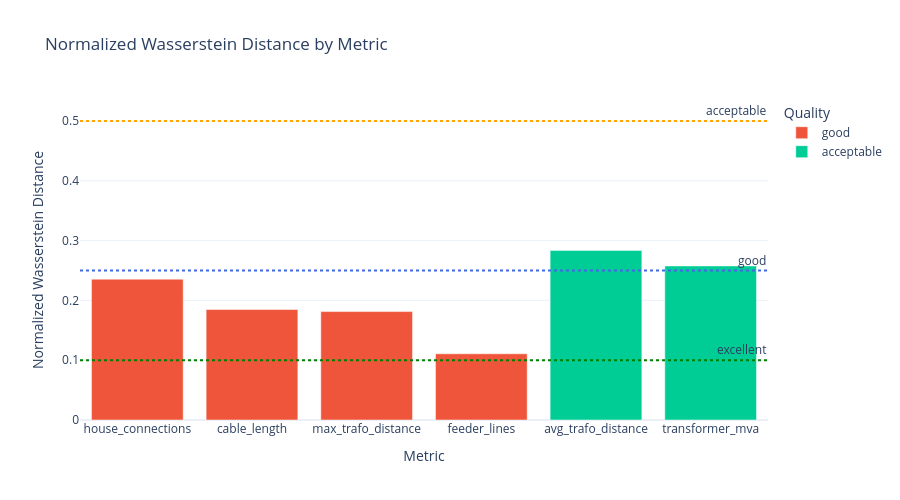

Notebook cell for this chart:
### Markdown cell above
### 4e. Wasserstein-Distanz (Earth Mover's Distance)

Die Wasserstein-Distanz misst, wie viel "Masse" zwischen den Verteilungen verschoben werden muss. Kleine Werte bedeuten, dass synthetische und reale Verteilungen aehnlich sind.

In diesem Notebook verwenden wir eine **normalisierte** Form je Metrik:
`normalized_wasserstein = wasserstein_distance / pooled_IQR`

Warum normalisieren wir mit der gepoolten IQR?
- Raw-Werte von Wasserstein sind in unterschiedlichen Einheiten (km, counts, MVA) und daher nicht direkt vergleichbar.
- Die IQR-Normalisierung macht den Wert dimensionslos und robuster gegen Ausreisser.
- Interpretation: `0.10` bedeutet, dass der durchschnittliche Transport-Shift etwa **10% einer robusten Streuungseinheit (IQR)** betraegt.

Praktisch heisst das:
- Die Bewertung ist streng fuer den Kern der Verteilung (mittlere 50%).
- Bei langen Tails oder Multimodalitaet immer zusammen mit den Verteilungsplots interpretieren.

Wir berechnen pro Metrik:
- `wasserstein_distance`: Distanz in den Originaleinheiten der Metrik
- `normalized_wasserstein`: Distanz relativ zur gepoolten IQR (robuste, dimensionslose Vergleichbarkeit)
- `quality`: qualitative Einordnung (`excellent`, `good`, `acceptable`, `poor`)

### Code cell
wasserstein_table = compute_wasserstein_summary(df_all, metrics)

if wasserstein_table.empty:
    print("No Wasserstein results available. Check that both Synthetic and Real data are loaded.")
else:
    display_cols = [
        "metric",
        "synthetic_n",
        "real_n",
        "wasserstein_distance",
        "normalized_wasserstein",
        "quality",
    ]
    display(wasserstein_table[display_cols].round(4))

    quality_rank = {"excellent": 0, "good": 1, "acceptable": 2, "poor": 3}
    numeric_quality = wasserstein_table["quality"].map(quality_rank).dropna()
    avg_norm = wasserstein_table["normalized_wasserstein"].dropna().mean()

    if not numeric_quality.empty and (numeric_quality <= 1).all() and avg_norm <= 0.25:
        overall_assessment = "good"
    elif not numeric_quality.empty and (numeric_quality <= 2).all() and avg_norm <= 0.50:
        overall_assessment = "acceptable"
    else:
        overall_assessment = "needs_improvement"

    print(f"Overall Wasserstein assessment: {overall_assessment}")
    print(f"Mean normalized Wasserstein distance: {avg_norm:.3f}")

    fig = px.bar(
        wasserstein_table.sort_values("normalized_wasserstein", ascending=False),
        x="metric",
        y="normalized_wasserstein",
        color="quality",
        title="Normalized Wasserstein Distance by Metric",
        labels={
            "metric": "Metric",
            "normalized_wasserstein": "Normalized Wasserstein Distance",
            "quality": "Quality",
        },
        category_orders={
            "quality": ["excellent", "good", "acceptable", "poor", "insufficient_data"],
        },
    )
    fig.add_hline(y=0.10, line_dash="dot", line_color="green", annotation_text="excellent")
    fig.add_hline(y=0.25, line_dash="dot", line_color="royalblue", annotation_text="good")
    fig.add_hline(y=0.50, line_dash="dot", line_color="orange", annotation_text="acceptable")
    fig.update_layout(template="plotly_white", height=500)
    fig.show()

### Figure 1 — Plotly figure (JSON) as saved in the notebook; plotly's stock layout.template omitted (floating-point values rounded to 4 significant figures)
{"data": [{"hovertemplate": "Quality=good<br>Metric=%{x}<br>Normalized Wasserstein Distance=%{y}<extra></extra>", "legendgroup": "good", "marker": {"color": "#EF553B", "pattern": {"shape": ""}}, "name": "good", "orientation": "v", "showlegend": true, "textposition": "auto", "type": "bar", "x": ["house_connections", "cable_length", "max_trafo_distance", "feeder_lines"], "xaxis": "x", "y": [0.2355, 0.1847, 0.1813, 0.1107], "yaxis": "y"}, {"hovertemplate": "Quality=acceptable<br>Metric=%{x}<br>Normalized Wasserstein Distance=%{y}<extra></extra>", "legendgroup": "acceptable", "marker": {"color": "#00cc96", "pattern": {"shape": ""}}, "name": "acceptable", "orientation": "v", "showlegend": true, "textposition": "auto", "type": "bar", "x": ["avg_trafo_distance", "transformer_mva"], "xaxis": "x", "y": [0.2836, 0.2576], "yaxis": "y"}], "layout": {"annotations": [{"showarrow": false, "text": "excellent", "x": 1, "xanchor": "right", "xref": "x domain", "y": 0.1, "yanchor": "bottom", "yref": "y"}, {"showarrow": false, "text": "good", "x": 1, "xanchor": "right", "xref": "x domain", "y": 0.25, "yanchor": "bottom", "yref": "y"}, {"showarrow": false, "text": "acceptable", "x": 1, "xanchor": "right", "xref": "x domain", "y": 0.5, "yanchor": "bottom", "yref": "y"}], "barmode": "relative", "height": 500, "legend": {"title": {"text": "Quality"}, "tracegroupgap": 0}, "shapes": [{"line": {"color": "green", "dash": "dot"}, "type": "line", "x0": 0, "x1": 1, "xref": "x domain", "y0": 0.1, "y1": 0.1, "yref": "y"}, {"line": {"color": "royalblue", "dash": "dot"}, "type": "line", "x0": 0, "x1": 1, "xref": "x domain", "y0": 0.25, "y1": 0.25, "yref": "y"}, {"line": {"color": "orange", "dash": "dot"}, "type": "line", "x0": 0, "x1": 1, "xref": "x domain", "y0": 0.5, "y1": 0.5, "yref": "y"}], "title": {"text": "Normalized Wasserstein Distance by Metric"}, "xaxis": {"anchor": "y", "domain": [0, 1], "title": {"text": "Metric"}}, "yaxis": {"anchor": "x", "domain": [0, 1], "title": {"text": "Normalized Wasserstein Distance"}}}}
